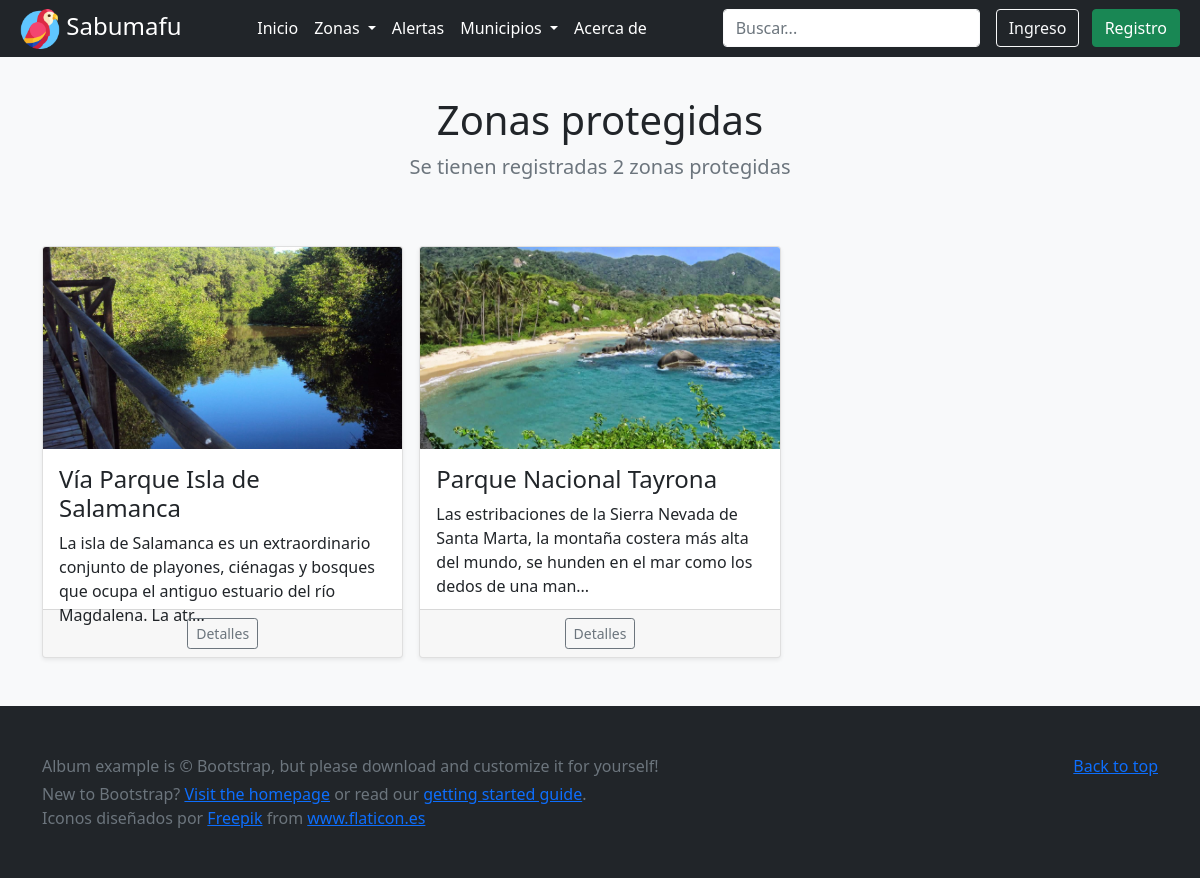
The page /zonas/ on the database its author committed.
### zonas/models.py (models this page shows, shortened)
class Zona_protegida(models.Model):
    nombre = models.CharField(max_length=45)
    descripcion = models.TextField()
    caracteristicas = models.TextField()
    municipio = models.ForeignKey(Municipio, on_delete=models.CASCADE, null=True, blank=True)
    latitud = models.DecimalField(max_digits=20, decimal_places=10)
    longitud = models.DecimalField(max_digits=20, decimal_places=10)
    geojson = models.FileField(upload_to=geojson_upload_handler, blank=True, null=True)
    image = models.ImageField(upload_to=image_upload_handler, blank=True, null=True)
    slug = models.SlugField(unique=True, blank=True, null=True)

### zonas/views.py (the view)
# urls.py: path('zonas/', todazona, name="zona_lista"),
def todazona(request):
    lista = Zona_protegida.objects.all()
    count = lista.count()
    data = {'title': 'zonas protegidas', 'count': count, 'lista': lista}
    return render(request, 'zonas/todas.html', data)

### templates/zonas/todas.html (shortened to what this page needs)
{% extends 'home.html' %}
{% load static %}
{% block contenido %}
<main class="bg-light">
    <section class="pt-5 text-center container">
      <div class="row">
        <div class="col-lg-6 col-md-8 mx-auto pt-5">
          <h1 class="fw-light"><strong>Zonas protegidas</strong></h1>
          <p class="lead text-muted">Se tienen registradas {{count}} zonas protegidas</p>
        </div>
      </div>
    </section>
    <div class="album py-5 bg-light">
      <div class="container">
      <div class="row row-cols-1 row-cols-sm-2 row-cols-md-3 g-3">
        {% for zona in lista %}
        <div class="col">
          <div class="card shadow-sm">
            <img class="card-img-top" src='{{zona.image.url}}' alt='{{zona.nombre}}' width='100%'
              height='auto'>
            <div class="card-body" style="height: 10rem;">
              <h4 class="card-text">{{zona.nombre}}</h4>
              <p class="card-text acortar" id="descripcion">{{zona.descripcion}}</p>
            </div>
            <div class="card-footer text-center">
              <button type="button" onclick="window.location.href='/zonas/{{zona.slug}}'"
              class="btn btn-sm btn-outline-secondary ">Detalles</button>
            </div>
          </div>
        </div>
        {% endfor %}
      </div>
      </div>
    </div>
  </main>
  {% endblock %}

### rows shown on the page
Zona_protegida: image (picture), nombre "Vía Parque Isla de Salamanca", descripcion "La isla de Salamanca es un extraordinario conjunto de playones, ciénagas y bosques que ocupa el antiguo estuario del río Magdalena. La atr..."
Zona_protegida: image (picture), nombre "Parque Nacional Tayrona", descripcion "Las estribaciones de la Sierra Nevada de Santa Marta, la montaña costera más alta del mundo, se hunden en el mar como los dedos de una man..."

### other values the page prints
{{ count }} "2"
